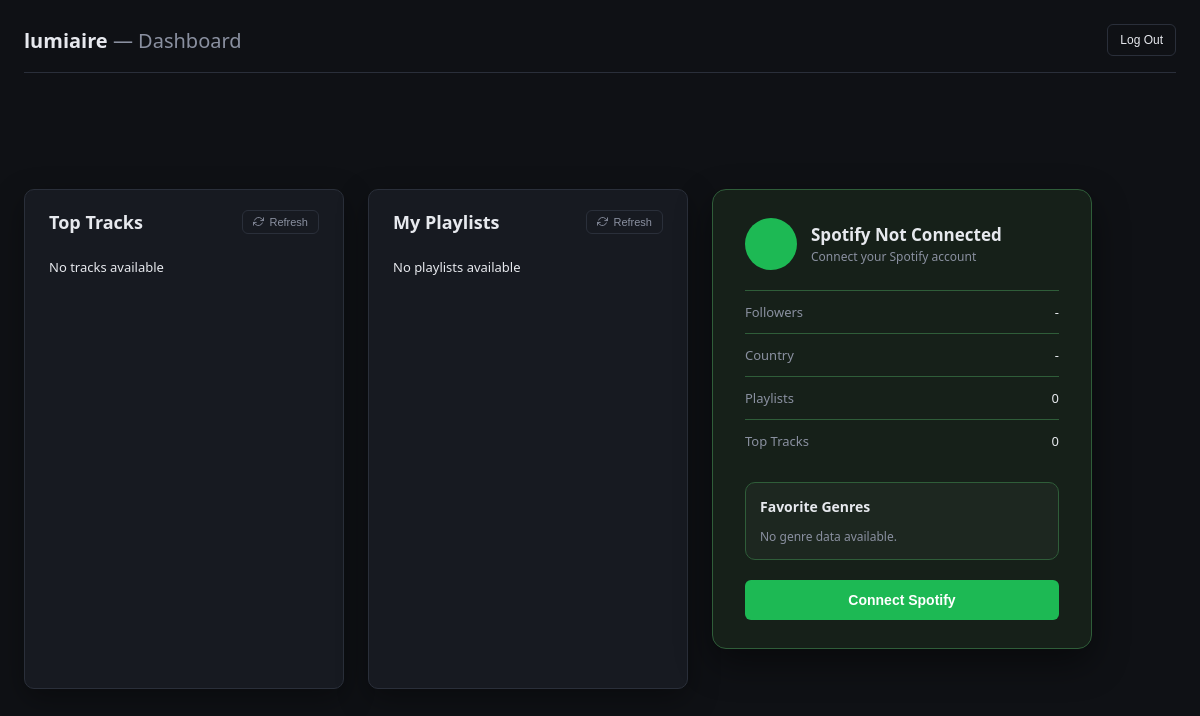
Page / (signed in) on the earlier database version.
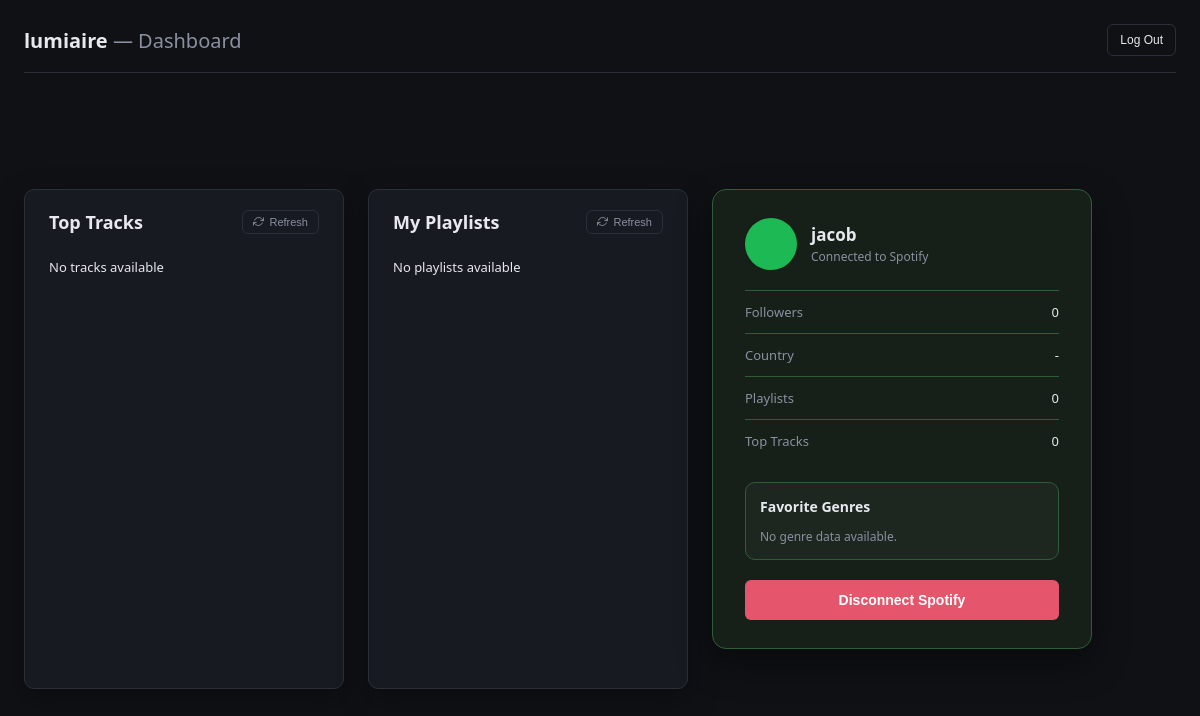
Same page on the later database version.
### core/models.py (models this page shows, shortened)
class AppUser(models.Model):
    username = models.CharField(max_length=150, unique=True)
    password_hash=models.CharField(max_length=255)
    date_joined=models.DateTimeField(auto_now_add=True)

class SpotifyAccount(models.Model):
    user = models.OneToOneField(
        AppUser,
        on_delete = models.CASCADE,
        related_name="spotify_account",
    )
    access_token = models.TextField()
    refresh_token = models.TextField()
    token_expires_at = models.DateTimeField()
    country = models.CharField(max_length=25,default="")
    follower_count = models.PositiveIntegerField(default=0)
    profile_image_url = models.CharField(max_length=100,blank=True)
    spotify_id = models.CharField(max_length=255,unique=True)
    spotify_name = models.CharField(max_length=25, default="")
    connected_at = models.DateTimeField(auto_now_add=True)
    last_refreshed_at = models.DateTimeField(auto_now_add=True)

### core/views.py (the view)
# urls.py: 2. Add a URL to urlpatterns:  path('', views.home, name='home')
def home(request):
    user_id = request.session.get("app_user_id")
    if not user_id:
        return redirect("login")
    user = AppUser.objects.get(id=user_id)
    if request.method == "POST":
        action = request.POST.get("action")
        if action == "disconnect": # handles logout button post request
            SpotifyAccount.objects.filter(user=user).delete()
            return redirect("home")
    spotify_profile = SpotifyAccount.objects.filter(user=user).first()
    playlists = Playlist.objects.none()  # default: empty queryset
    if spotify_profile:
        playlists = spotify_profile.playlists.all().order_by('-song_count')
    context = {
        "user": user,
        "spotify_profile": SpotifyAccount.objects.filter(user=user).first(),
        "top_artists": "top_artists",
        "playlists": playlists,
    }
    return render(request, "home.html", context)

### core/templates/home.html (shortened to what this page needs)
<!DOCTYPE html>
<html lang="en">
<head>
</head>
<body>
<div class="page-header">
    <div class="greeting">
        {{ user.username }} <span>&mdash; Dashboard</span>
    </div>
    <form method="POST" action="{% url 'logout' %}">
        <button class="logout-button" type="submit">
            Log Out
        </button>
    </form>
</div>
<div class="card">
    <div class="card-header">
        <h1>Top Tracks</h1>
        <form method="GET" action="{% url 'refresh_top_tracks' %}">
            <button class="refresh-button" type="submit">
                <svg viewBox="0 0 24 24" fill="none" stroke="currentColor" stroke-width="2" stroke-linecap="round" stroke-linejoin="round"><polyline points="23 4 23 10 17 10"></polyline><polyline points="1 20 1 14 7 14"></polyline><path d="M3.51 9a9 9 0 0 1 14.85-3.36L23 10M1 14l4.64 4.36A9 9 0 0 0 20.49 15"></path></svg>
                Refresh
            </button>
        </form>
    </div>
    <ul>
        {% for track in top_tracks %}
        <li>
            <span class="title">{{ track.name }}</span>
            <span class="added">{{ track.artist }}</span>
        </li>
        {% empty %}
        <li>
            <span class="title">No tracks available</span>
        </li>
        {% endfor %}
    </ul>
</div>
<div class="card">
    <div class="card-header">
        <h1>My Playlists</h1>
        <form method="GET" action="{% url 'refresh_playlists' %}">
            <button class="refresh-button" type="submit">
                <svg viewBox="0 0 24 24" fill="none" stroke="currentColor" stroke-width="2" stroke-linecap="round" stroke-linejoin="round"><polyline points="23 4 23 10 17 10"></polyline><polyline points="1 20 1 14 7 14"></polyline><path d="M3.51 9a9 9 0 0 1 14.85-3.36L23 10M1 14l4.64 4.36A9 9 0 0 0 20.49 15"></path></svg>
                Refresh
            </button>
        </form>
    </div>
    <ul>
        {% for playlist in playlists %}
        <li>
            {% if playlist.song_count > 0 %}
            <details class="playlist-dropdown">
                <summary>
                    <span class="title">{{ playlist.name }}</span>
                    <span class="added">{{ playlist.song_count }} songs</span>
                </summary>
                    <ul class="song-list">
                        {% for song in playlist.songs.all %}
                        <li>
                            <div class="song-info">
                                <span class="song-name">{{ song.name }}</span>
                                <span class="song-artists">{{ song.artists }}</span>
                            </div>
                        </li>
                        {% endfor %}
                    </ul>
            </details>
            {% else %}
            <div class="playlist-row">
                <span class="title">{{ playlist.name }}</span>
                <span class="added">{{ playlist.song_count }} songs</span>
            </div>
            {% endif %}
        </li>
        {% empty %}
        <li>
            <span class="title">No playlists available</span>
        </li>
        {% endfor %}
    </ul>
</div>
<div class="profile-card">
    <div class="profile-header">
        <div class="avatar">
        </div>
        <div>
            <div class="profile-name">
                {% if spotify_profile %}
                    {{ spotify_profile.spotify_name }}
                {% else %}
                    Spotify Not Connected
                {% endif %}
            </div>
            <div class="profile-sub">
                {% if spotify_profile %}
                    Connected to Spotify
                {% else %}
                    Connect your Spotify account
                {% endif %}
            </div>
        </div>
    </div>
    <div class="stat-row">
        <span class="stat-label">Followers</span>
        <span>
            {% if spotify_profile %}
                {{ spotify_profile.follower_count }}
            {% else %}
                -
            {% endif %}
        </span>
    </div>
    <div class="stat-row">
        <span class="stat-label">Country</span>
        <span>
            {% if spotify_connected %}
                {{ spotify_profile.country }}
            {% else %}
                -
            {% endif %}
        </span>
    </div>
    <div class="stat-row">
        <span class="stat-label">Playlists</span>
        <span>{{ playlists|length }}</span>
    </div>
    <div class="stat-row">
        <span class="stat-label">Top Tracks</span>
        <span>{{ top_tracks|length }}</span>
    </div>
    <div class="genre-box">
        <div class="genre-title">Favorite Genres</div>
        <div class="genre-list">
            {% for genre in favorite_genres %}
                <span class="genre-tag">{{ genre }}</span>
            {% empty %}
                <span class="profile-sub">
                    No genre data available.
                </span>
            {% endfor %}
        </div>
    </div>
{% if spotify_profile %}
<form method="POST">
    <button
        class="remove spotify-button"
        type="submit"
        name="action"
        value="disconnect">
        Disconnect Spotify
    </button>
</form>
{% else %}
<a href="{% url 'spotify_login' %}">
    <button class="spotify-button" type="button">
        Connect Spotify
    </button>
</a>
{% endif %}
</div>
</body>
</html>

### core/templates/home.html (style rules this page uses)
:root { --bg: #0f1115; --panel: #171a21; --border: #2a2f3a; --text: #e7e9ee; --muted: #8a90a0; --accent: #1DB954; --danger: #e5566d; --profile-bg: #162019; --profile-border: #2f5d39; }
* { box-sizing: border-box; }
html, body { margin: 0; height: 100%; background: var(--bg); font-family: "Segoe UI", system-ui, sans-serif; color: var(--text); }
body { display: flex; align-items: flex-start; gap: 24px; flex-wrap: wrap; padding: 24px; }
.page-header { width: 100%; display: flex; align-items: center; justify-content: space-between; padding-bottom: 16px; margin-bottom: 4px; border-bottom: 1px solid var(--border); }
.page-header .greeting { font-size: 20px; font-weight: 600; }
.page-header .greeting span { color: var(--muted); font-weight: 400; }
.logout-button { background: transparent; border: 1px solid var(--border); color: var(--text); }
.card { background: var(--panel); border: 1px solid var(--border); border-radius: 10px; padding: 20px 24px; width: 320px; height: 500px; display: flex; flex-direction: column; box-shadow: 0 10px 30px rgba(0,0,0,.35); }
h1 { font-size: 18px; margin: 0 0 14px; flex-shrink: 0; }
.card-header { display: flex; align-items: center; justify-content: space-between; margin-bottom: 14px; flex-shrink: 0; }
.card-header h1 { margin: 0; }
.refresh-button { background: transparent; border: 1px solid var(--border); color: var(--muted); padding: 5px 10px; font-size: 11px; display: flex; align-items: center; gap: 5px; }
.refresh-button svg { width: 11px; height: 11px; }
ul { list-style: none; margin: 0; padding: 0 4px 0 0; flex: 1; overflow-y: auto; }
li { display: flex; justify-content: space-between; align-items: center; padding: 10px 0; border-bottom: 1px solid var(--border); font-size: 13px; }
li:last-child { border-bottom: none; }
.title { overflow: hidden; text-overflow: ellipsis; white-space: nowrap; padding-right: 10px; }
button { background: var(--accent); color: white; border: none; border-radius: 6px; padding: 8px 12px; font-size: 12px; cursor: pointer; }
button.remove { background: var(--danger); }
.profile-card { background: var(--profile-bg); border: 1px solid var(--profile-border); border-radius: 14px; padding: 28px 32px; width: 380px; box-shadow: 0 14px 36px rgba(0,0,0,.45); }
.profile-header { display: flex; align-items: center; gap: 14px; margin-bottom: 20px; }
.avatar { width: 52px; height: 52px; border-radius: 50%; background: var(--accent); display: flex; align-items: center; justify-content: center; font-size: 18px; font-weight: 600; color: white; flex-shrink: 0; }
.profile-name { font-size: 17px; font-weight: 600; }
.profile-sub { font-size: 12px; color: var(--muted); margin-top: 2px; }
.stat-row { display: flex; justify-content: space-between; padding: 12px 0; border-top: 1px solid var(--profile-border); font-size: 13px; }
.stat-label { color: var(--muted); }
.genre-box { margin-top: 20px; padding: 14px; border: 1px solid var(--profile-border); border-radius: 10px; background: rgba(255,255,255,.03); }
.genre-title { font-size: 14px; font-weight: 600; margin-bottom: 10px; }
.genre-list { display: flex; flex-wrap: wrap; gap: 8px; }
.spotify-button { width: 100%; margin-top: 20px; padding: 12px; font-size: 14px; font-weight: 600; }

Differences in the rows shown:
added SpotifyAccount: spotify_name "jacob", follower_count "0"
Other differences:
text no longer shown: "Spotify Not Connected Connect your Spotify account - Connect Spotify"
text now shown: "Connected to Spotify Disconnect Spotify"
